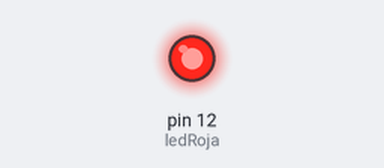
Recording of a sketch running on a simulated Arduino Uno, built with avr-gcc and run on an emulated ATmega328P. On the bench: output pins drawn as LEDs (lit = HIGH).

Above: at 0.1 s.
Timing chart, 0 to 1.6 s (numbered marks = the images above):
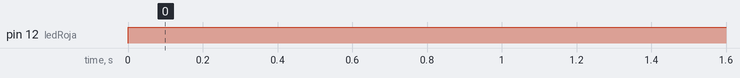

The sketch:

03-LuzRojaLuminosidad150.ino
```cpp
int ledVerde = 10;
int ledAmarilla = 11;
int ledRoja = 12;

int luminosidad = 150; // probaremos valores entre 0 y 255 -> Con 150 se enciende

void setup()
{
    pinMode(ledRoja, OUTPUT); // vamos a usar el led rojo de la BATS
}

void loop()
{
    analogWrite(ledRoja, luminosidad); // poner el pin con el valor intermedio buscado
}
```

Measured:
- by itself, pin 12 (ledRoja): LOW → HIGH at 0.00 s
